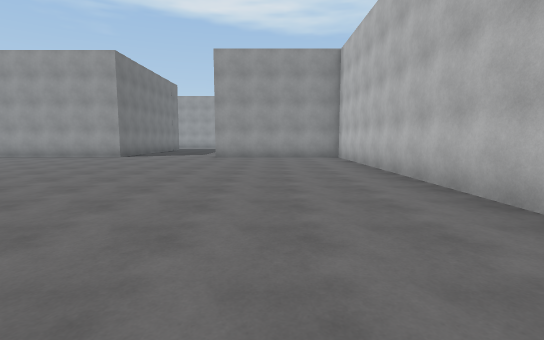
[1] (above)

19 first-person views from a walk through a scene from a Unity 3-D project. The camera is 1.4 m above the floor, tilts 6° down and sees 85° across. The floor is counted in squares, 2 m on a side. Each view is taken from the middle of a square. On the plan, view 1 faces up. The plan holds only what a view shows up to about 10 squares ahead; the rest is blank. The place goes on beyond the plan.

[2]
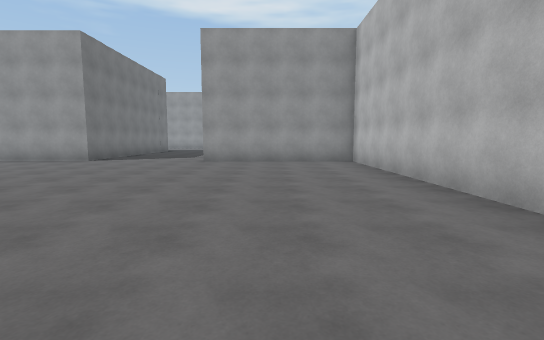

[3]
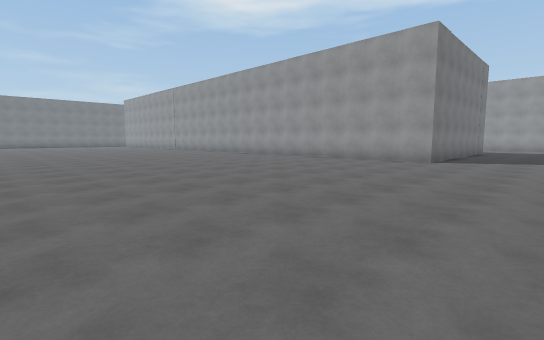

[4]
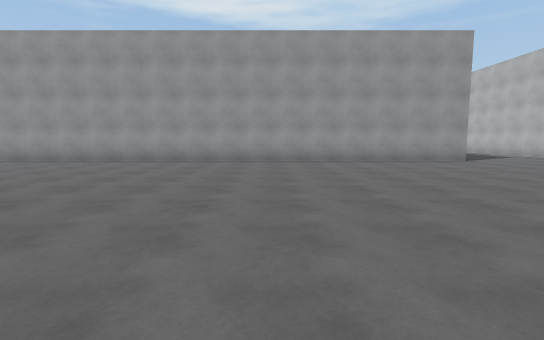

[5]
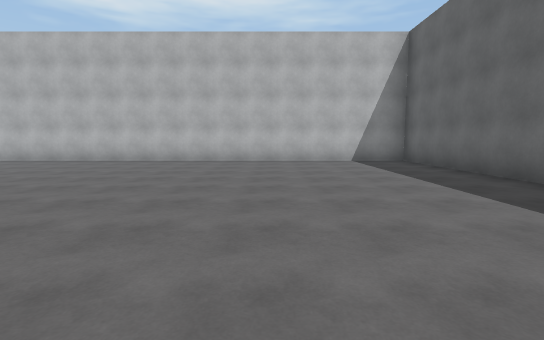

[6]
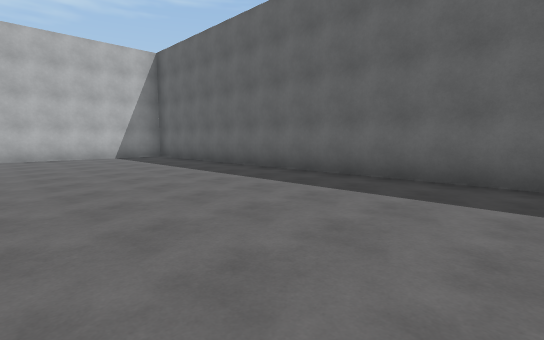

[7]
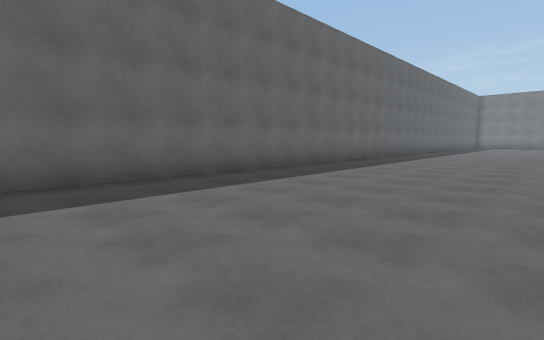

[8]
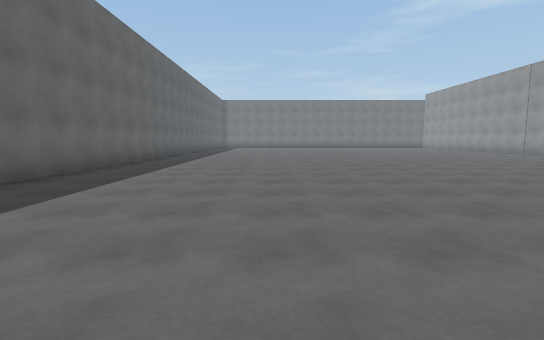

[9]
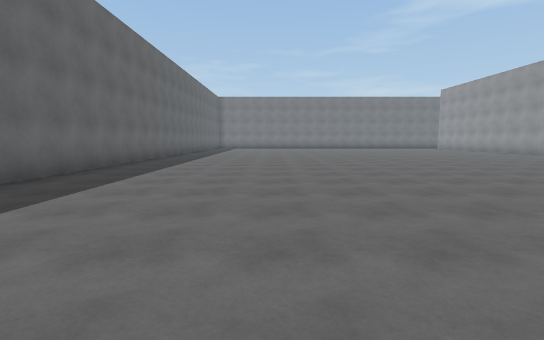

[10]
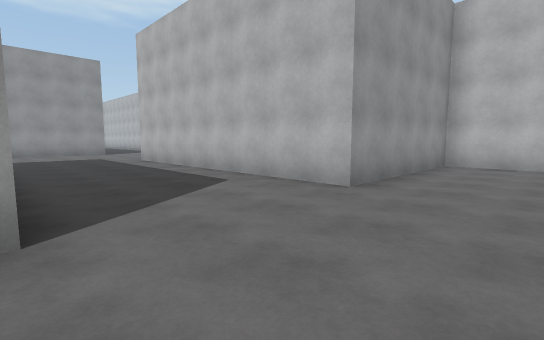

[11]
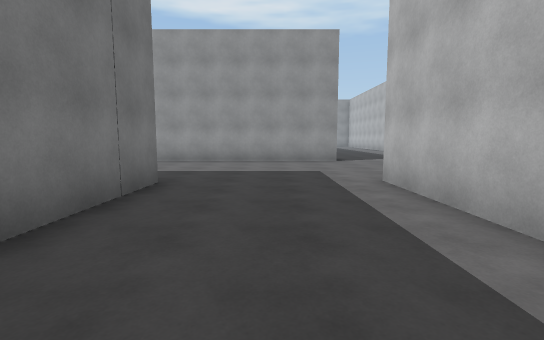

[12]
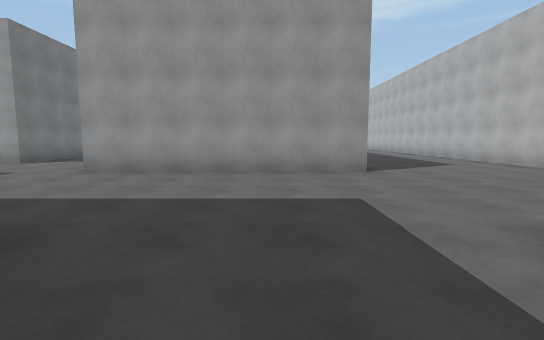

[13]
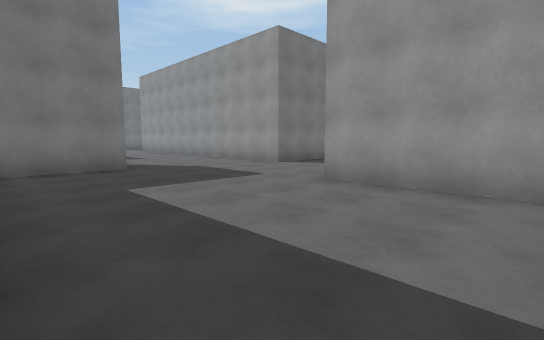

[14]
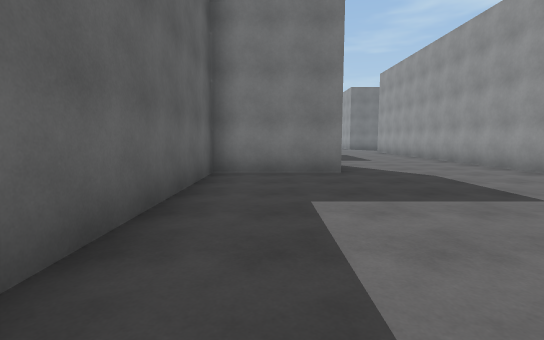

[15]
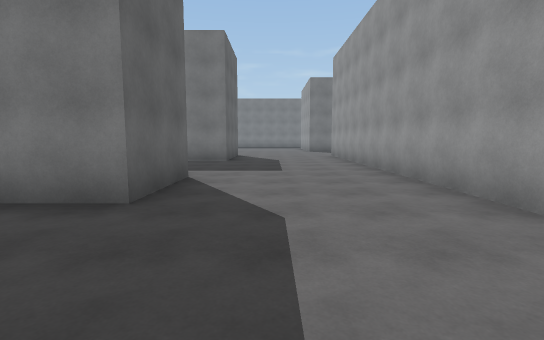

[16]
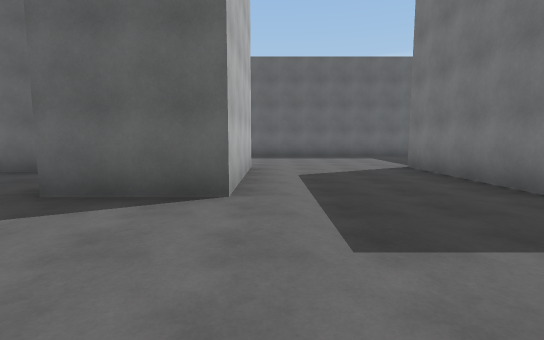

[17]
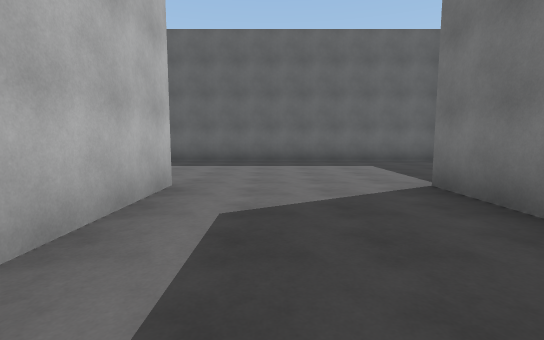

[18]
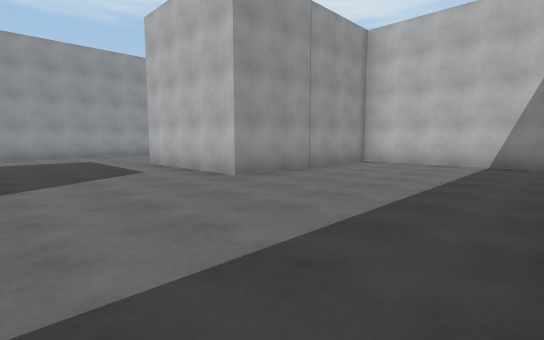

[19]
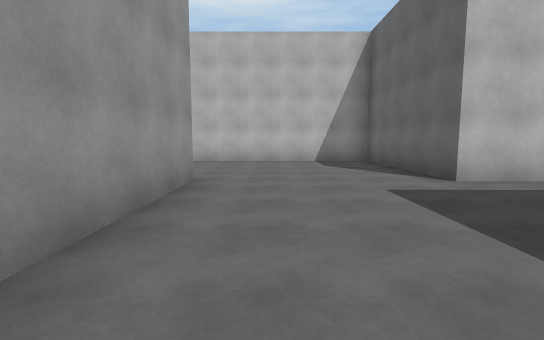

### Floor plan
Points are (right, up) in squares from view 1. A wall is a line through its corners. A room is listed if a view was taken in it or the views show most of it. See-through windows are left out.
Room 1 (views 1, 2, 3, 4, 5, 6, 7, 8, 9, 10, 11, 12, 13, 14, 15, 16, 17, 18, 19)
walls: (-9.3, 13.2) (-9.3, 17.5) (-14.5, 17.5) (-14.5, 21.4) (-12.2, 21.4) (-12.2, 18.8) (-7.2, 18.8); (-5.9, 13.4) (-5.9, 11.4) (-20.5, 11.4); (-5.9, 18.9) (-5.9, 15.9); (-20.5, 12.7) (-12.7, 12.7); (-18.4, 21.6) (-18.4, 17.5); (-1.9, 23.3) (-8.1, 23.3); (-11.2, 27.1) (-11.2, 25.5) (-19.1, 25.5); (-20.1, -4.2) (2.5, -4.2) (2.5, 11.2) (-2.1, 11.2) (-2.1, 18.9) (2.5, 18.9) (2.5, 27.1)

Positions as (right, up) in squares from view 1, and headings:
1: (0, 0), facing up
2: (0, 2), facing up
3: (-3, 2), facing up-left
4: (-12, 2), facing up
5: (-7, 0), facing right
6: (-9, 1), facing down-right
7: (-6, 1), facing down-left
8: (-8, 0), facing left
9: (-10, 0), facing left
10: (-6, 9), facing up-right
11: (-4, 14), facing up
12: (-4, 17), facing up
13: (-5, 19), facing up-left
14: (-6, 20), facing left
15: (-9, 23), facing left
16: (-15, 25), facing down
17: (-16, 22), facing down
18: (-18, 13), facing up-right
19: (-7, 22), facing right
